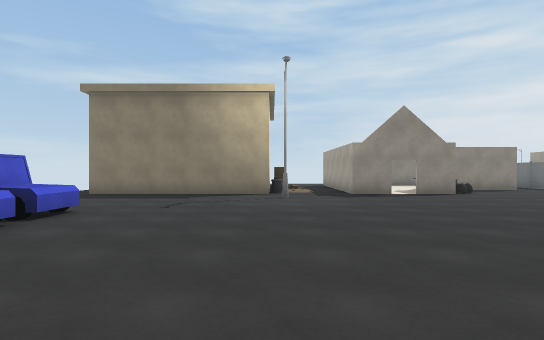
View 1 (above)

21 first-person views from a walk through a scene from a Unity 3-D project. The camera is 1.4 m above the floor, looks level and sees 80° across. The floor is counted in squares, 2 m on a side. Each view is taken from the middle of a square. On the plan, view 1 faces up. The plan holds only what a view shows up to about 10 squares ahead; the rest is blank. The place goes on beyond the plan. Surface patterns are stand-ins for the level's own textures.

View 2
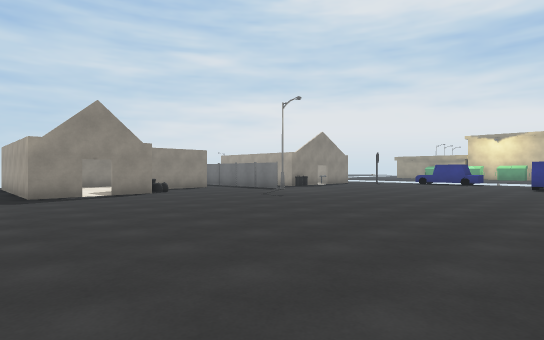

View 3
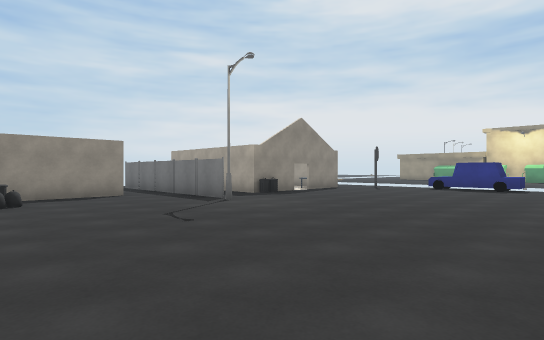

View 4
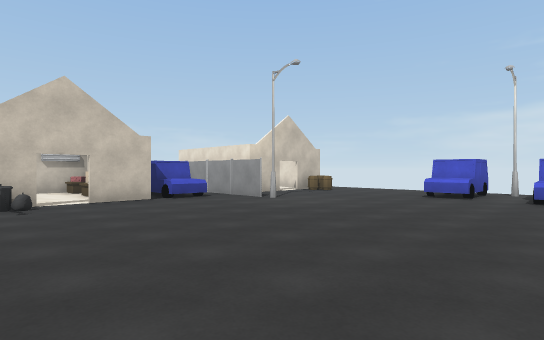

View 5
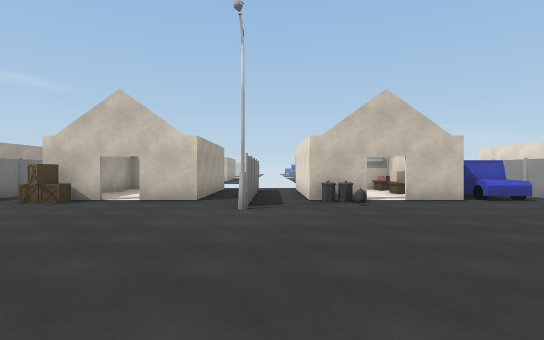

View 6
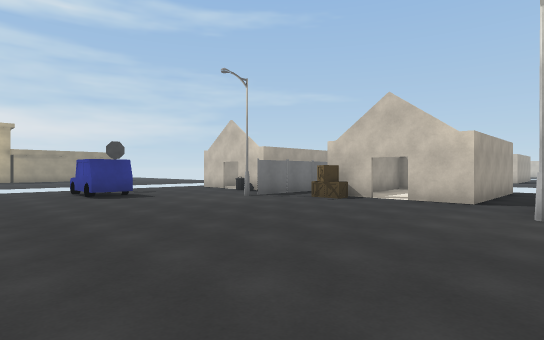

View 7
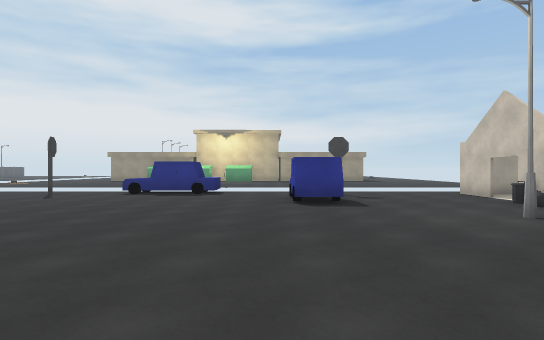

View 8
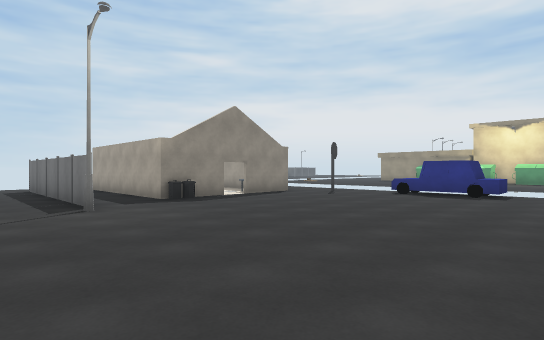

View 9
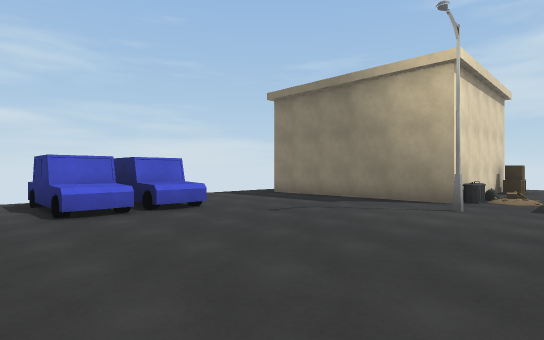

View 10
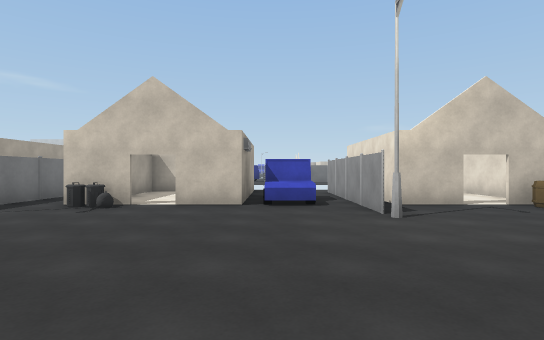

View 11
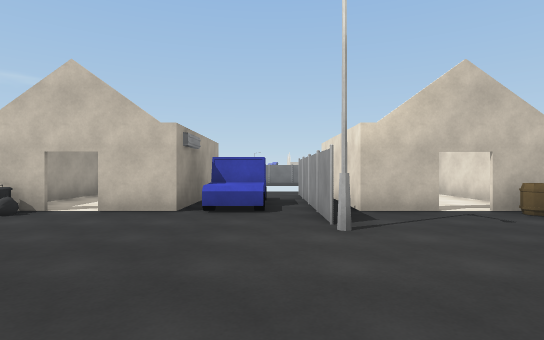

View 12
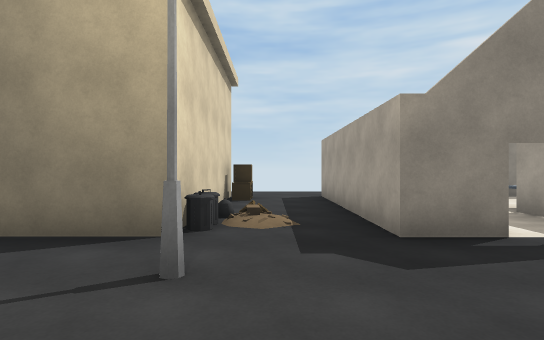

View 13
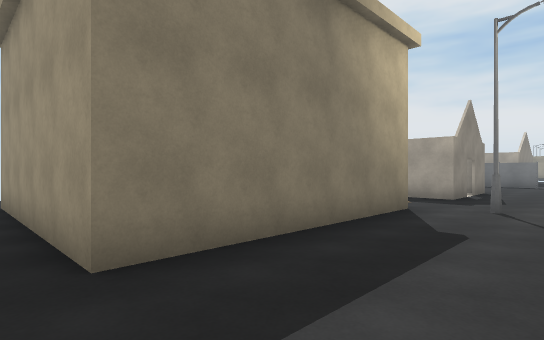

View 14
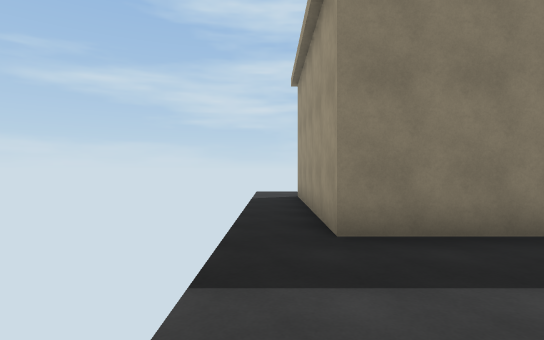

View 15
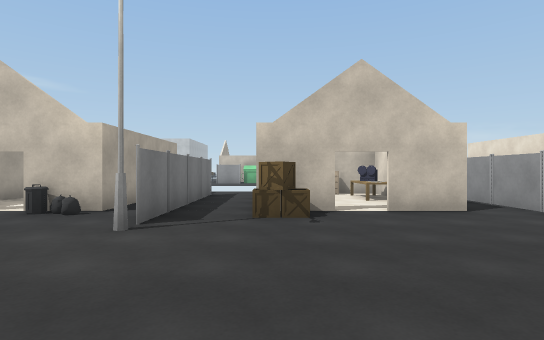

View 16
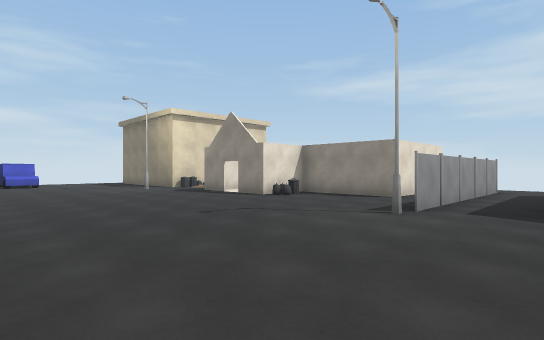

View 17
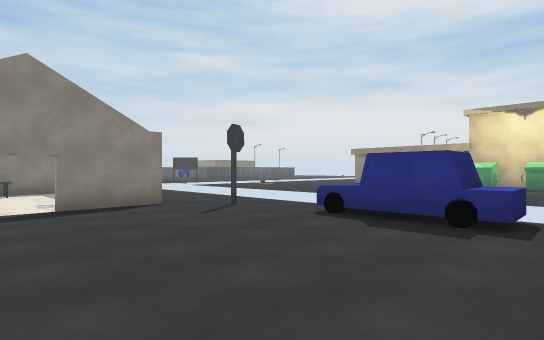

View 18
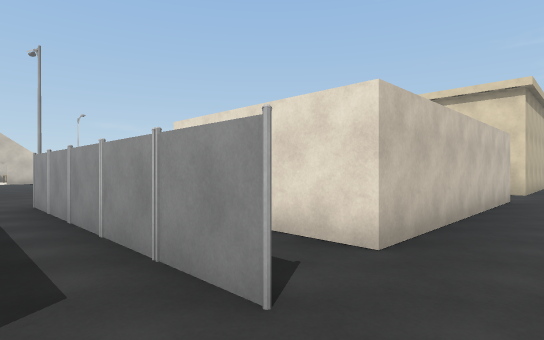

View 19
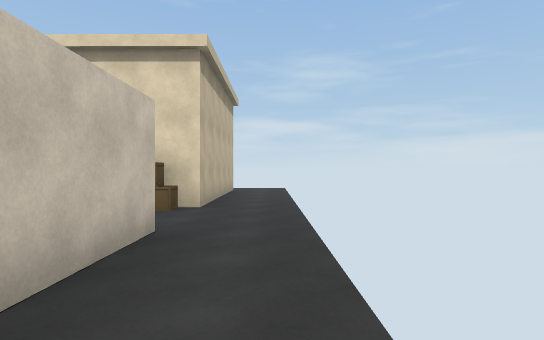

View 20
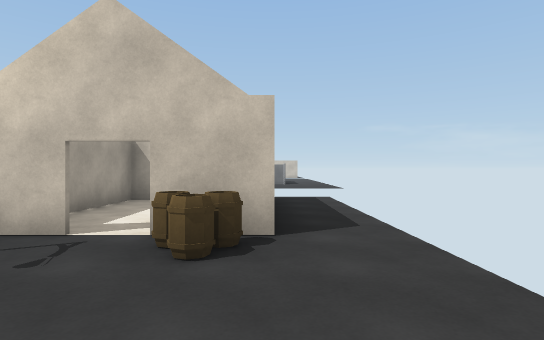

View 21
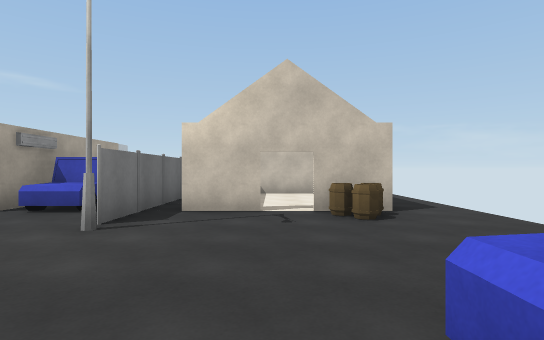

### Floor plan
Key: @ floor where view 1 was taken; # wall or solid block; x gap in a wall; . floor; / step, stairs or slope; H house; B building; S streetlight; C car; F fence; I bin; T table; R crate; G sign; A barrel; O other object.
Columns run from 6 left of view 1 to 18 right of it. Each row starts with its distance up from view 1.
 16   ................
 15 ..................
 14 .B    R..    #H.F. OO#
 13 .B    R.#     #.F.
 12 .B    B.#     #.F.
 11 .B    B/#  ####...     ..
 10 .B####I/#  #OO..F.#    ..
  9 ........#H..O...F.IH.....
  8 ......S.........S......G.
  7 .........................
  6 . ......................C
  5  CC.....................C
  4 C C.....................C
  3 .CC......................
  2 SCC......................
  1  CC..................CCC
  0  .....@................G
 -1 .........................
 -2 .....S....I..S.....S.....
 -3 .AA..F..HHHIF....R.FHIH..
 -4 .H  #F.CH H#F.H.xH.F#H H
 -5 .#  #F.CT  #F.#T  .F#  #
 -6 .#  #F.CO  #.. T #.F   #
 -7 .#  #F.OTHH# .#   .F
 -8   ###   #    ..#

Where each view was taken, in squares from view 1:
view 1: 0 up, 0 right, facing up
view 2: 0 up, 1 right, facing up-right
view 3: 2 up, 5 right, facing up-right
view 4: 4 up, 5 right, facing down-left
view 5: 4 up, 6 right, facing down
view 6: 4 up, 6 right, facing down-right
view 7: 2 up, 8 right, facing right
view 8: 2 up, 8 right, facing up-right
view 9: 2 up, 2 right, facing up-left
view 10: 3 up, 1 right, facing down
view 11: 2 up, 0 right, facing down
view 12: 6 up, 1 right, facing up
view 13: 7 up, 6 left, facing up-right
view 14: 6 up, 6 left, facing up
view 15: 2 up, 11 right, facing down
view 16: 3 up, 12 right, facing up-left
view 17: 3 up, 13 right, facing up-right
view 18: 16 up, 11 right, facing down-left
view 19: 16 up, 6 right, facing left
view 20: 0 up, 5 left, facing down
view 21: 2 up, 3 left, facing down
